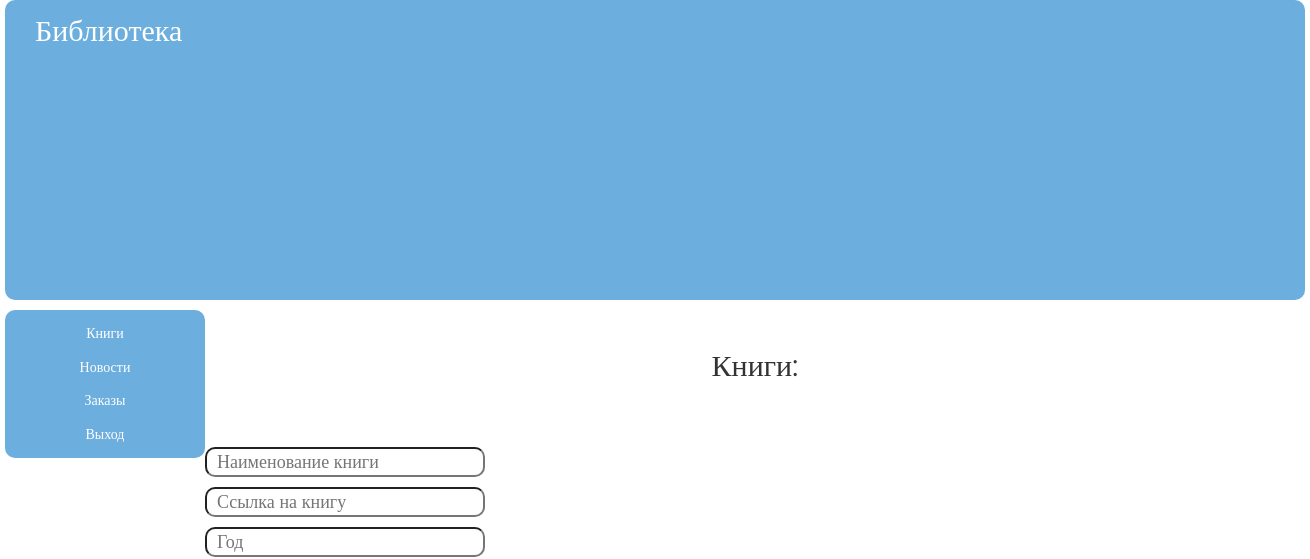
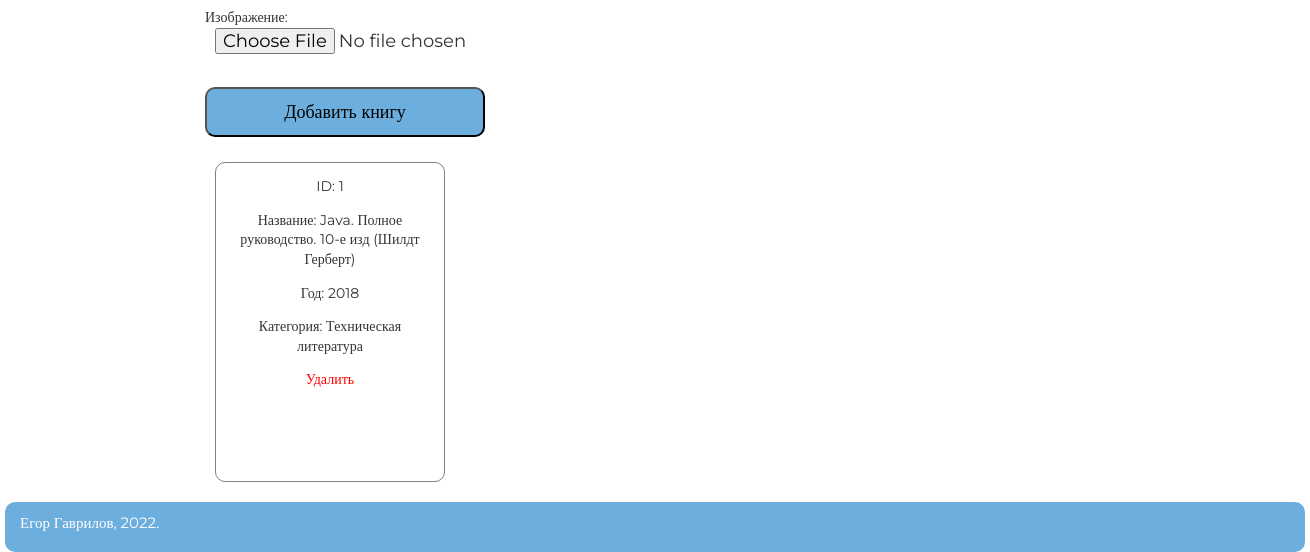
/adminka/category.php?cat=2, run on an earlier commit of the app's database (2 pictures, top to bottom).
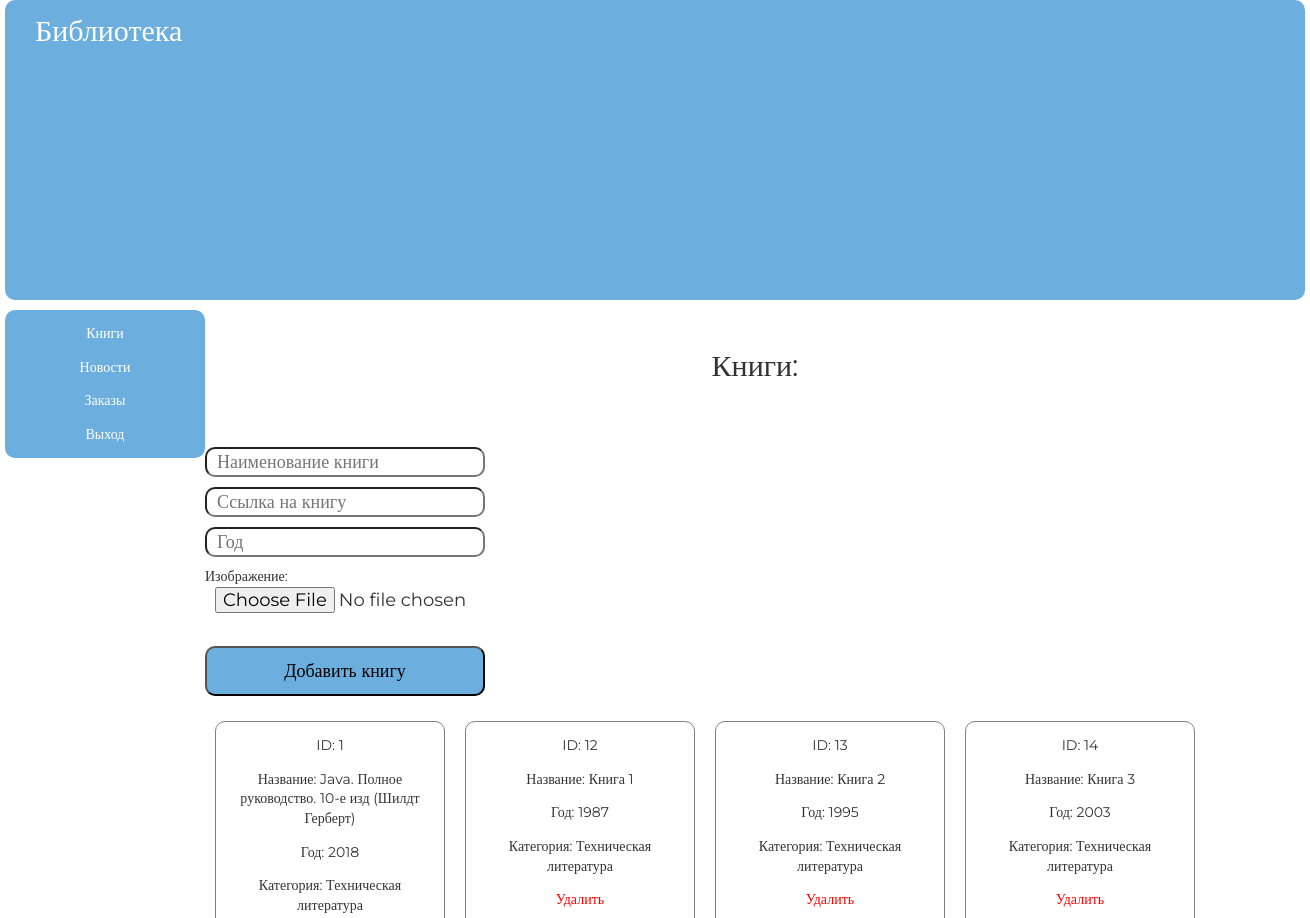
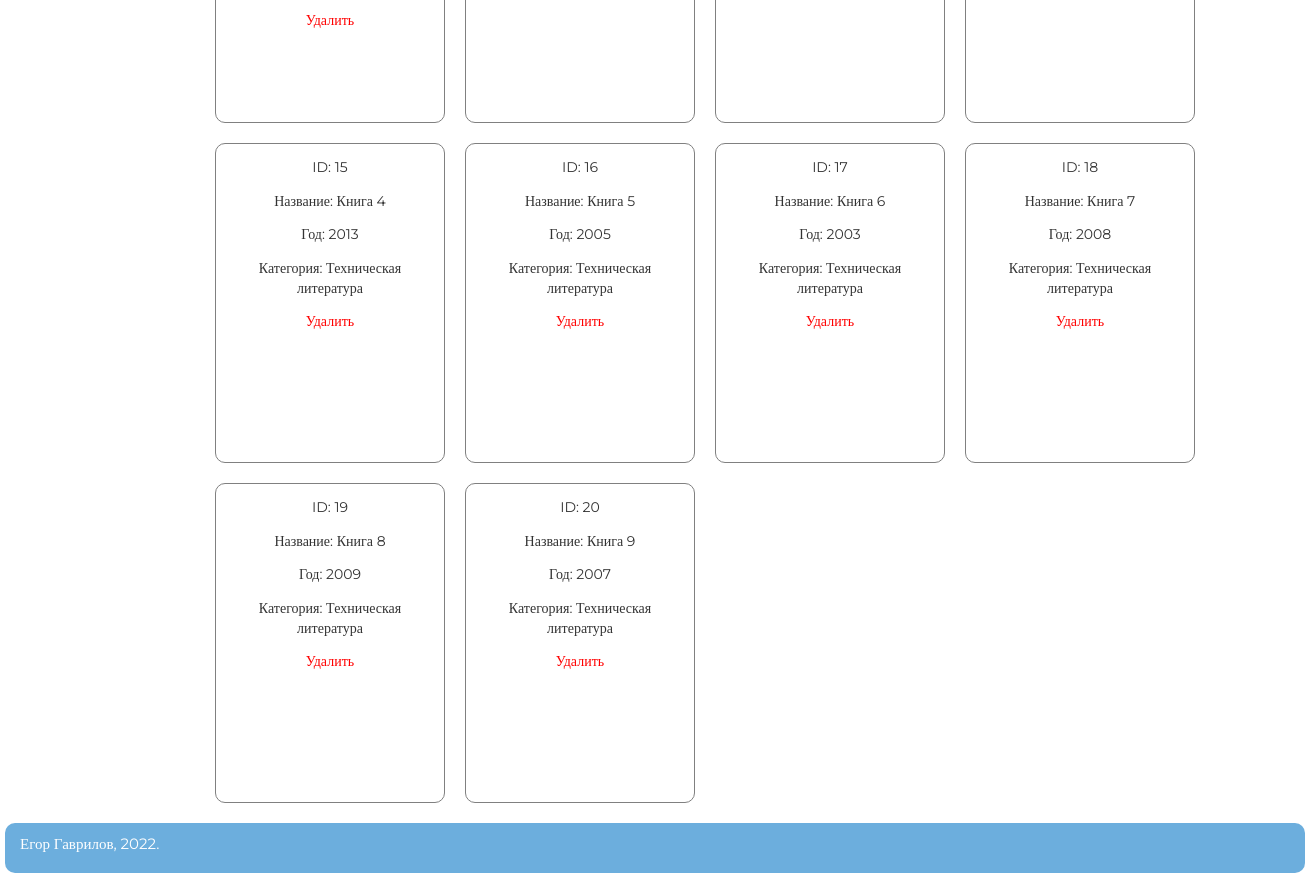
And on a later commit of the database (2 pictures, top to bottom).
### tables this page shows
CREATE TABLE `catalog` (
  `id` int(11) NOT NULL,
  `title` text NOT NULL,
  `category` int(11) NOT NULL,
  `year` int(4) NOT NULL,
  `filename` text NOT NULL,
  `picture` text NOT NULL
);

CREATE TABLE `category` (
  `id` int(11) NOT NULL,
  `category_name` text NOT NULL
);

### adminka/category.php (called while the page is built)
<?php
include "components/header.php";
include "components/contents/category.php";
include "components/sidebar.php";
include "../components/footer.php";

### adminka/components/contents/category.php (the view, shortened to what this page needs)
<?php
    $cat = $_GET['cat'];
?>
<div class="container clearfix">
    <main class="content">
        <p style="text-align: center; font-size: 30px; margin: 0; padding: 1.5em 0;">Книги:</p>
        <div class="reg_form">
            <form method="POST" enctype="multipart/form-data">
                <input type="text" name="name_book" placeholder="Наименование книги">
                <input type="text" name="link" placeholder="Ссылка на книгу">
                <input type="number" name="year" placeholder="Год">
                Изображение:<br>
                <input type="file" name="image"><br>
                <input type="submit" name="add_book" value="Добавить книгу">
            </form>
        </div>
        <div class="boxes">
            <?php
            $str_out_book = "SELECT * FROM `catalog` WHERE category=$cat";
            $run_out_book = mysqli_query($connect, $str_out_book);
            while ($out_book = mysqli_fetch_array($run_out_book)) {
                $str_out_cat_book = "SELECT * FROM `category` WHERE id=$out_book[category]";
                $run_out_cat_book = mysqli_query($connect, $str_out_cat_book);
                $out_cat_book = mysqli_fetch_array($run_out_cat_book);
                echo "
                        <div class='box'>
                            <p>ID: $out_book[id]</p>
                            <p>Название: $out_book[title]</p>
                            <p>Год: $out_book[year]</p>
                            <p>Категория: $out_cat_book[category_name]</p>
                            <p>
                                <a href=controllers/del.php?del_book=$out_book[id] class=delete>
                                    Удалить
                                </a>
                            </p>
                        </div>
                        ";
            }
            ?>
        </div>
    </main>

What changed in the data, as far as the page shows it:
added catalog: id "12", title "Книга 1", year "1987", category.category_name "Техническая литература"
added catalog: id "13", title "Книга 2", year "1995", category.category_name "Техническая литература"
added catalog: id "14", title "Книга 3", year "2003", category.category_name "Техническая литература"
added catalog: id "15", title "Книга 4", year "2013", category.category_name "Техническая литература"
added catalog: id "16", title "Книга 5", year "2005", category.category_name "Техническая литература"
added catalog: id "17", title "Книга 6", year "2003", category.category_name "Техническая литература"
added catalog: id "18", title "Книга 7", year "2008", category.category_name "Техническая литература"
added catalog: id "19", title "Книга 8", year "2009", category.category_name "Техническая литература"
added catalog: id "20", title "Книга 9", year "2007", category.category_name "Техническая литература"
